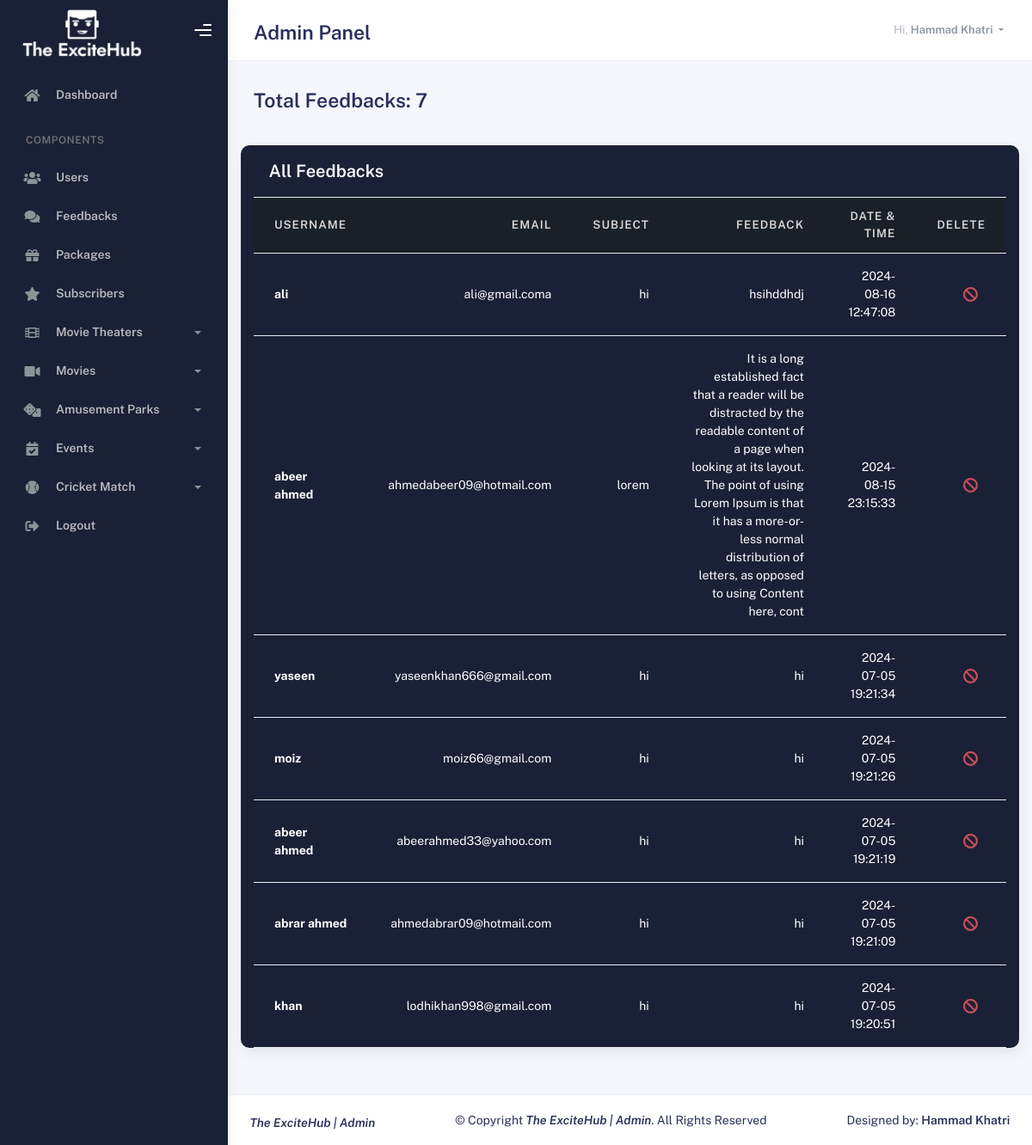
/admin/feedback.php (signed in), run on the app's committed database.
### tables this page shows
CREATE TABLE `feedback` (
  `id` int(11) NOT NULL,
  `username` varchar(30) NOT NULL,
  `email` varchar(30) NOT NULL,
  `subject` varchar(256) NOT NULL,
  `feedback` varchar(256) NOT NULL,
  `time` datetime NOT NULL DEFAULT current_timestamp()
);

### admin/feedback.php (the view, shortened to what this page needs)
<!DOCTYPE html>
<html lang="en">
  <head>
    <link rel="stylesheet" href="assets/css/bootstrap.min.css" />
    <link rel="stylesheet" href="assets/css/plugins.min.css" />
    <link rel="stylesheet" href="assets/css/kaiadmin.min.css" />
    <link rel="stylesheet" href="assets/css/demo.css" />
    <link rel="stylesheet" href="assets/css/style.css">
  </head>
  <body>
    <div class="wrapper">
      <?php
	    include '_dbconnection.php';
      include "_nav.php";
      ?>
        <div class="container">
          <div class="page-inner">
            <div
              class="d-flex align-items-left align-items-md-center flex-column flex-md-row pt-2 pb-4"
            >
            <?php
                      $sql="SELECT * FROM `feedback`";
                      $result=mysqli_query($conn,$sql);
                      $row=mysqli_num_rows($result);
                      ?>
              <div>
                <h3 class="fw-bold mb-3">Total Feedbacks: <?php  echo $row; ?></h3>
              </div>
            </div>
            <div class="row">
                <div class="card card-round">
                  <div class="card-header">
                    <div class="card-head-row card-tools-still-right">
                      <div class="card-title">All Feedbacks</div>
                    </div>
                  </div>
                  <div class="card-body p-0">
                    <div class="table-responsive">
                      <table class="table align-items-center mb-0">
                        <thead class="thead-dark">
                          <tr>
                            <th scope="col">Username</th>
                            <th scope="col" class="text-end">Email</th>
                            <th scope="col" class="text-end">Subject</th>
                            <th scope="col" class="text-end">Feedback</th>
                            <th scope="col" class="text-end">Date & Time</th>
                            <th scope="col" class="text-end">Delete</th>
                          </tr>
                        </thead>
                        <tbody>
                        <?php
                       $sql = "SELECT * FROM `feedback` ORDER BY `id` DESC";
                       $result = mysqli_query($conn, $sql);
                       while($row=mysqli_fetch_assoc($result)){
                       ?>
                          <tr>
                            <th scope="row">
                              <?php  echo $row['username']; ?>
                            </th>
                            <td class="text-end"><?php echo $row['email']; ?></td>
                            <td class="text-end"><?php echo $row['subject']; ?></td>
                            <td class="text-end"><?php echo $row['feedback']; ?></td>
                            <td class="text-end"><?php echo $row['time']; ?></td>
                            <td class="text-end">
                            <button class="btn btn-icon btn-link btn-danger op-8" data-id="<?php echo $row['id']; ?>" data-bs-toggle="modal" data-bs-target="#exampleModal">
                                <i class="fas fa-ban"></i>
                            </button>
                            </td>
                          </tr>
                            <?php
                       }
                            ?>
                        </tbody>
                      </table>
                    </div>
                  </div>
            </div>
          </div>
        </div>
      </div>
        <?php
        include '_footer.php';
        ?>
    </div>
  </body>
</html>

### admin/assets/css/style.css (style rules this page uses)
.card-round { background: #1a2035!important; }
.card-title { color: #ffff!important; }
.card { background: #1a2035!important; }
.table>tbody>tr>td, .table>tbody>tr>th { background: #1a2035!important; color: #ffff!important; }
.table>thead>tr>th { background: #1a2028!important; color: #dad8d8!important; }

### data on the page
feedback: username "ali", email "ali@gmail.coma", subject "hi", feedback "hsihddhdj", time "2024-08-16 12:47:08"
feedback: username "abeer ahmed", email "ahmedabeer09@hotmail.com", subject "lorem", feedback "It is a long established fact that a reader will be distracted by the readable content of a page when looking at its layout. The point of using Lorem Ipsum is that it has a more-or-less normal distribution of letters, as opposed to using Content here, cont", time "2024-08-15 23:15:33"
feedback: username "yaseen", email "yaseenkhan666@gmail.com", subject "hi", feedback "hi", time "2024-07-05 19:21:34"
feedback: username "moiz", email "moiz66@gmail.com", subject "hi", feedback "hi", time "2024-07-05 19:21:26"
feedback: username "abeer ahmed", email "abeerahmed33@yahoo.com", subject "hi", feedback "hi", time "2024-07-05 19:21:19"
feedback: username "abrar ahmed", email "ahmedabrar09@hotmail.com", subject "hi", feedback "hi", time "2024-07-05 19:21:09"
feedback: username "khan", email "lodhikhan998@gmail.com", subject "hi", feedback "hi", time "2024-07-05 19:20:51"

### other printed values
$_SESSION['username'] "Hammad Khatri"
$row "7"
